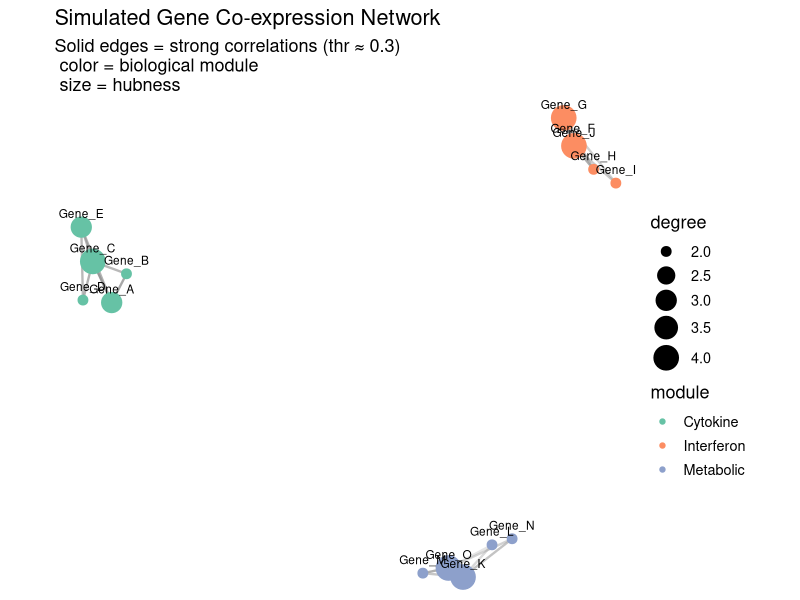
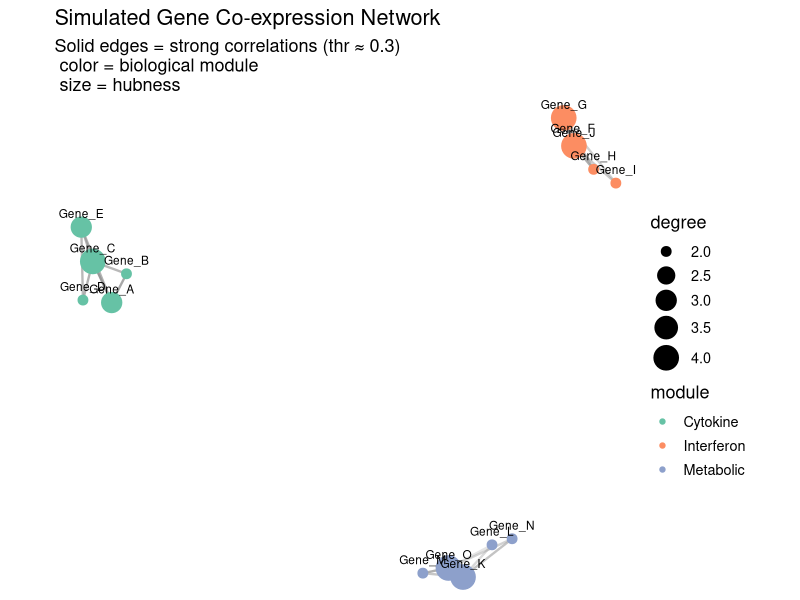
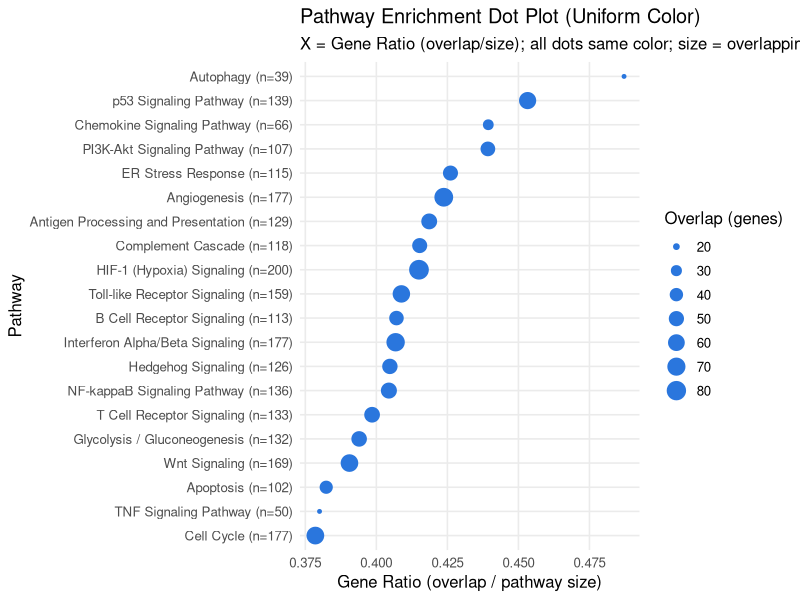
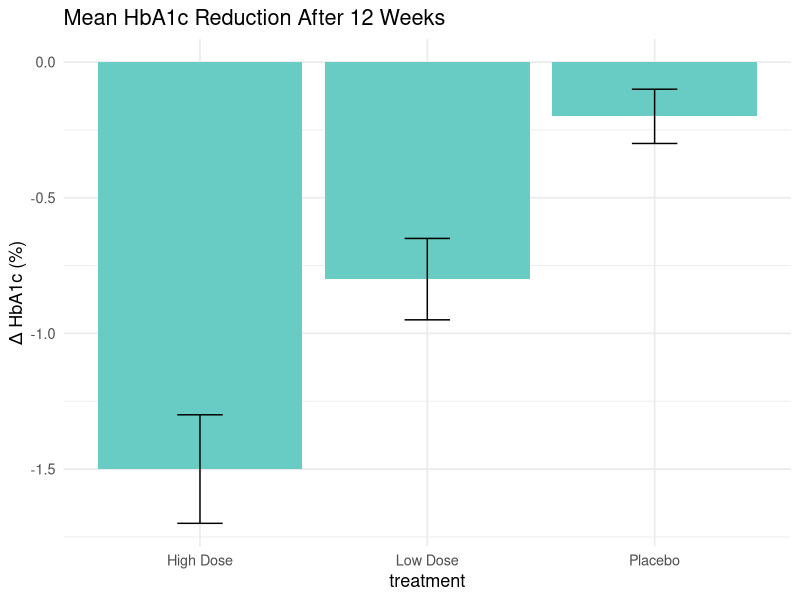
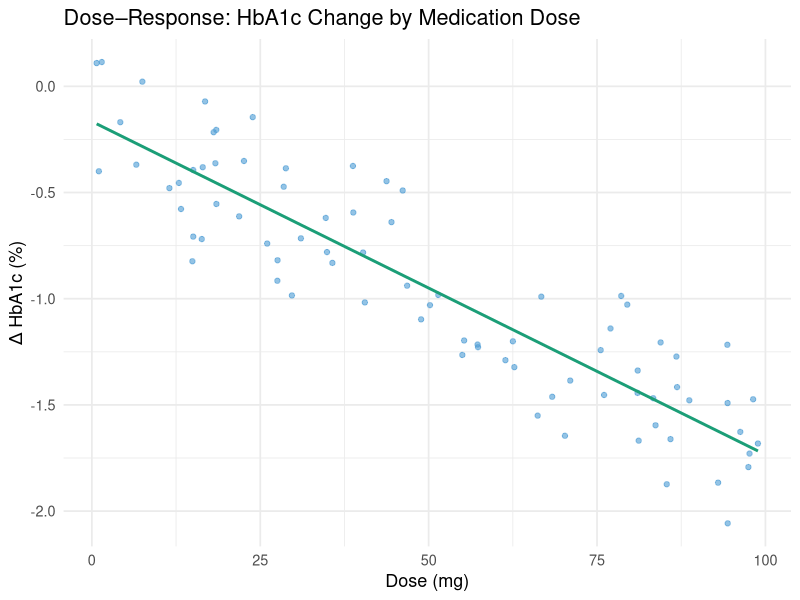
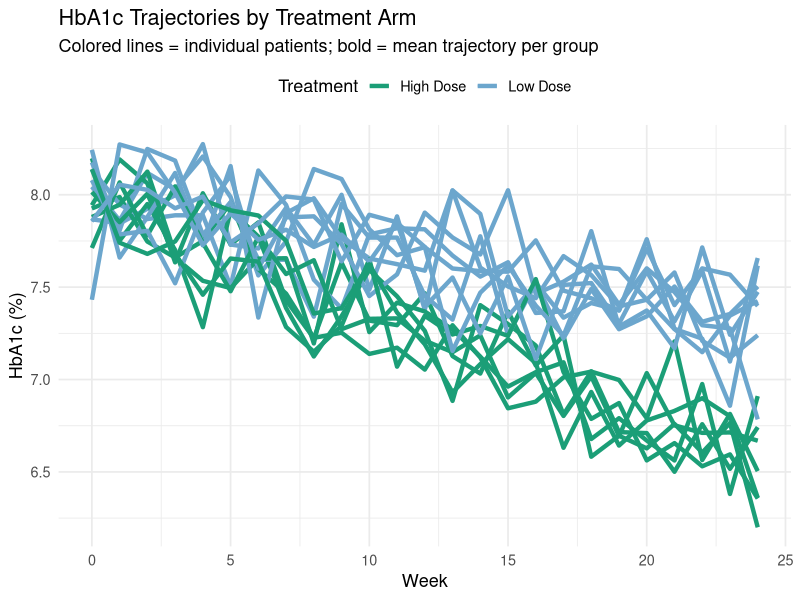
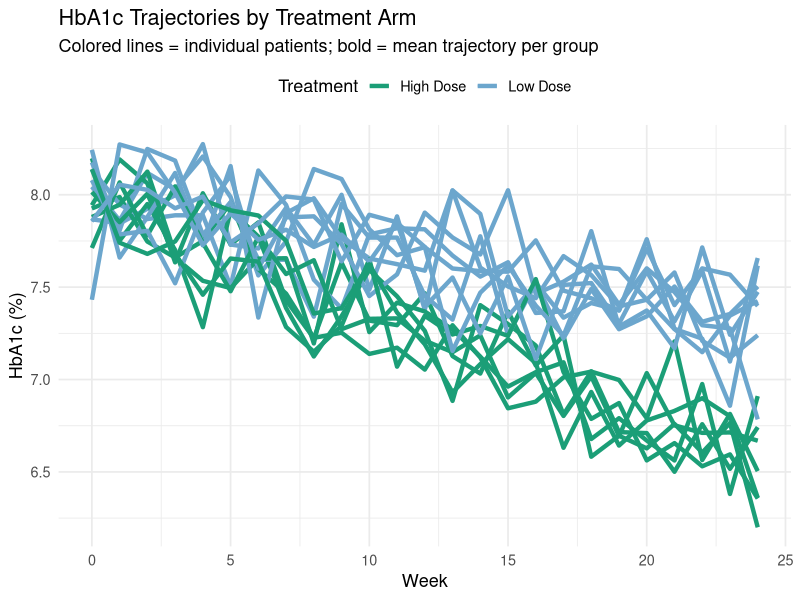

Write the R code that produced these figures, in order.
## ---- chunk 1
#| fig-width: 8
#| fig-height: 9

# install.packages(c("tidyverse", "igraph", "ggraph"))  # if needed

library(tidyverse)
set.seed(2025)

# ---------- Simulate Data ----------
n  <- 40
p  <- 15
genes <- paste0("Gene_", LETTERS[1:p])
mod1 <- 1:5; mod2 <- 6:10; mod3 <- 11:15

z1 <- rnorm(n); z2 <- rnorm(n); z3 <- rnorm(n)
expr <- matrix(rnorm(n * p, sd = 0.35), nrow = n, ncol = p)
colnames(expr) <- genes
expr[, mod1] <- expr[, mod1] + 1.2*z1
expr[, mod2] <- expr[, mod2] + 1.2*z2
expr[, mod3] <- expr[, mod3] + 1.2*z3

# ---------- correlations & adaptive threshold ----------
C <- cor(expr)
diag(C) <- 0
abs_r <- abs(C[upper.tri(C)])

# primary threshold from the 70th percentile (tweak if you like)
thr <- unname(quantile(abs_r, 0.70))

edges <- as.data.frame(as.table(C)) |>
  rename(from = Var1, to = Var2, r = Freq) |>
  filter(from < to, abs(r) >= thr)

# if still no edges, build k-nearest neighbor edges (k = 2)
if (nrow(edges) == 0) {
  k <- 2
  combs <- lapply(seq_len(p), function(i){
    rr <- abs(C[i, ])
    rr[i] <- -Inf
    nbrs <- names(sort(rr, decreasing = TRUE))[seq_len(k)]
    tibble(from = colnames(C)[i], to = nbrs, r = C[i, nbrs])
  }) |> list_rbind()

  edges <- combs |>
    rowwise() |>
    mutate(a = min(from, to), b = max(from, to)) |>
    ungroup() |>
    distinct(a, b, .keep_all = TRUE) |>
    transmute(from = a, to = b, r)
}

# ---------- layout via MDS ----------
D <- 1 - abs(C); D[D < 0] <- 0
coords <- cmdscale(as.dist(D), k = 2)

nodes <- tibble(
  gene = rownames(coords),
  x = coords[,1],
  y = coords[,2],
  module = case_when(
    gene %in% genes[mod1] ~ "Cytokine",
    gene %in% genes[mod2] ~ "Interferon",
    TRUE                  ~ "Metabolic"
  )
)

# ---------- node degree ----------
deg <- edges |>
  select(from, to) |>
  pivot_longer(everything(), values_to = "gene") |>
  count(gene, name = "degree")

nodes <- nodes |>
  left_join(deg, by = "gene") |>
  mutate(degree = replace_na(degree, 0))

# join edge coordinates
edges_plot <- edges |>
  left_join(nodes, by = c("from" = "gene")) |>
  rename(x_from = x, y_from = y) |>
  left_join(nodes, by = c("to" = "gene")) |>
  rename(x_to = x, y_to = y) |>
  mutate(alpha = scales::rescale(abs(r), to = c(0.25, 1)))

# ---------- plot ----------
ggplot() +
  # solid grey edges
  geom_segment(
    data = edges_plot,
    aes(x = x_from, y = y_from, xend = x_to, yend = y_to, alpha = alpha),
    color = "grey60", linewidth = 0.8
  ) +
  # nodes
  geom_point(
    data = nodes,
    aes(x = x, y = y, color = module, size = degree)
  ) +
  geom_text(
    data = nodes,
    aes(x = x, y = y, label = gene),
    vjust = -1, size = 3
  ) +
  scale_alpha(range = c(0.25, 1), guide = "none") +
  scale_size_continuous(range = c(3, 8)) +
  scale_color_brewer(palette = "Set2") +
  coord_equal() +
  theme_void(base_size = 13) +
  labs(
    title = "Simulated Gene Co-expression Network",
    subtitle = paste0("Solid edges = strong correlations (thr ≈ ", round(thr, 2),
                      ") \n color = biological module \n size = hubness")
  )




## ---- chunk 2
#| fig-width: 8
#| fig-height: 9

# install.packages(c("tidyverse", "igraph", "ggraph"))  # if needed

library(tidyverse)
set.seed(2025)

# ---------- Simulate Data ----------
n  <- 40
p  <- 15
genes <- paste0("Gene_", LETTERS[1:p])
mod1 <- 1:5; mod2 <- 6:10; mod3 <- 11:15

z1 <- rnorm(n); z2 <- rnorm(n); z3 <- rnorm(n)
expr <- matrix(rnorm(n * p, sd = 0.35), nrow = n, ncol = p)
colnames(expr) <- genes
expr[, mod1] <- expr[, mod1] + 1.2*z1
expr[, mod2] <- expr[, mod2] + 1.2*z2
expr[, mod3] <- expr[, mod3] + 1.2*z3

# ---------- correlations & adaptive threshold ----------
C <- cor(expr)
diag(C) <- 0
abs_r <- abs(C[upper.tri(C)])

# primary threshold from the 70th percentile (tweak if you like)
thr <- unname(quantile(abs_r, 0.70))

edges <- as.data.frame(as.table(C)) |>
  rename(from = Var1, to = Var2, r = Freq) |>
  filter(from < to, abs(r) >= thr)

# if still no edges, build k-nearest neighbor edges (k = 2)
if (nrow(edges) == 0) {
  k <- 2
  combs <- lapply(seq_len(p), function(i){
    rr <- abs(C[i, ])
    rr[i] <- -Inf
    nbrs <- names(sort(rr, decreasing = TRUE))[seq_len(k)]
    tibble(from = colnames(C)[i], to = nbrs, r = C[i, nbrs])
  }) |> list_rbind()

  edges <- combs |>
    rowwise() |>
    mutate(a = min(from, to), b = max(from, to)) |>
    ungroup() |>
    distinct(a, b, .keep_all = TRUE) |>
    transmute(from = a, to = b, r)
}

# ---------- layout via MDS ----------
D <- 1 - abs(C); D[D < 0] <- 0
coords <- cmdscale(as.dist(D), k = 2)

nodes <- tibble(
  gene = rownames(coords),
  x = coords[,1],
  y = coords[,2],
  module = case_when(
    gene %in% genes[mod1] ~ "Cytokine",
    gene %in% genes[mod2] ~ "Interferon",
    TRUE                  ~ "Metabolic"
  )
)

# ---------- node degree ----------
deg <- edges |>
  select(from, to) |>
  pivot_longer(everything(), values_to = "gene") |>
  count(gene, name = "degree")

nodes <- nodes |>
  left_join(deg, by = "gene") |>
  mutate(degree = replace_na(degree, 0))

# join edge coordinates
edges_plot <- edges |>
  left_join(nodes, by = c("from" = "gene")) |>
  rename(x_from = x, y_from = y) |>
  left_join(nodes, by = c("to" = "gene")) |>
  rename(x_to = x, y_to = y) |>
  mutate(alpha = scales::rescale(abs(r), to = c(0.25, 1)))

# ---------- plot ----------
ggplot() +
  # solid grey edges
  geom_segment(
    data = edges_plot,
    aes(x = x_from, y = y_from, xend = x_to, yend = y_to, alpha = alpha),
    color = "grey60", linewidth = 0.8
  ) +
  # nodes
  geom_point(
    data = nodes,
    aes(x = x, y = y, color = module, size = degree)
  ) +
  geom_text(
    data = nodes,
    aes(x = x, y = y, label = gene),
    vjust = -1, size = 3
  ) +
  scale_alpha(range = c(0.25, 1), guide = "none") +
  scale_size_continuous(range = c(3, 8)) +
  scale_color_brewer(palette = "Set2") +
  coord_equal() +
  theme_void(base_size = 13) +
  labs(
    title = "Simulated Gene Co-expression Network",
    subtitle = paste0("Solid edges = strong correlations (thr ≈ ", round(thr, 2),
                      ") \n color = biological module \n size = hubness")
  )




## ---- chunk 3
#| fig-width: 8
#| fig-height: 9

# ---------------------------
# Pathway Enrichment Dot Plot with Uniform Color (Simulated Data)
# ---------------------------
library(tidyverse)

set.seed(7)

# 1) Simulate differential expression results
n_genes <- 3000
genes   <- paste0("G", seq_len(n_genes))

# effect sizes + p-values: mixture of null + signal
logFC <- rnorm(n_genes, 0, 0.6)
is_sig <- rbinom(n_genes, 1, prob = plogis(abs(logFC) - 1.0))  
pval <- ifelse(is_sig == 1, runif(n_genes, 1e-6, 0.01), runif(n_genes, 0.05, 1))

de <- tibble(gene = genes, logFC = logFC, pval = pval) |>
  mutate(fdr = p.adjust(pval, method = "BH"))

# "Selected" genes (e.g., DE at FDR < 0.05)
sel <- de |> filter(fdr < 0.05) |> pull(gene)

# 2) Realistic pathway names (common KEGG/Reactome/GO labels)
pathways <- c(
  "Interferon Alpha/Beta Signaling",
  "Interferon Gamma Signaling",
  "Cytokine Signaling in Immune System",
  "TNF Signaling Pathway",
  "NF-kappaB Signaling Pathway",
  "T Cell Receptor Signaling",
  "B Cell Receptor Signaling",
  "Antigen Processing and Presentation",
  "JAK-STAT Signaling Pathway",
  "Chemokine Signaling Pathway",
  "Complement Cascade",
  "Toll-like Receptor Signaling",
  "MAPK Signaling Pathway",
  "PI3K-Akt Signaling Pathway",
  "p53 Signaling Pathway",
  "Apoptosis",
  "Cell Cycle",
  "DNA Repair",
  "Oxidative Phosphorylation",
  "Glycolysis / Gluconeogenesis",
  "Fatty Acid Beta-Oxidation",
  "mTOR Signaling Pathway",
  "HIF-1 (Hypoxia) Signaling",
  "Unfolded Protein Response",
  "Autophagy",
  "ER Stress Response",
  "Notch Signaling",
  "Wnt Signaling",
  "Hedgehog Signaling",
  "Angiogenesis"
)

# Assign realistic pathway sizes (30–200 genes) and build gene sets
set_sizes <- sample(30:200, length(pathways), replace = TRUE)
gene_sets <- lapply(set_sizes, function(k) sample(genes, k))

# 3) ID over-representation test (Fisher's exact) per pathway
universe <- length(genes)
k_sel    <- length(sel)

enrich <- map2_dfr(pathways, gene_sets, function(path, set_genes) {
  k_in_set     <- length(intersect(set_genes, sel))
  set_size     <- length(set_genes)
  k_not_in_set <- k_sel - k_in_set
  not_set_size <- universe - set_size

  mat <- matrix(c(k_in_set, k_not_in_set,
                  set_size - k_in_set, not_set_size - k_not_in_set), nrow = 2)
  p <- fisher.test(mat, alternative = "greater")$p.value

  tibble(
    pathway = paste0(path, " (n=", set_size, ")"),
    set_size = set_size,
    overlap = k_in_set,
    p = p,
    gene_ratio = k_in_set / set_size
  )
})

enrich <- enrich |>
  mutate(fdr = p.adjust(p, method = "BH")) |>
  arrange(fdr, desc(gene_ratio)) |>
  slice_head(n = 20)

# 4) Plot
ggplot(enrich, aes(x = gene_ratio, y = reorder(pathway, gene_ratio))) +
  geom_point(aes(size = overlap), color = "#2A76DD") +   # same blue for all dots
  scale_size_continuous(name = "Overlap (genes)", breaks = pretty(enrich$overlap)) +
  labs(
    title = "Pathway Enrichment Dot Plot (Uniform Color)",
    subtitle = "X = Gene Ratio (overlap/size); all dots same color; size = overlapping genes",
    x = "Gene Ratio (overlap / pathway size)", y = "Pathway"
  ) +
  theme_minimal(base_size = 12) +
  theme(panel.grid.minor = element_blank())



## ---- chunk 4
#| fig-width: 8
#| fig-height: 9

library(tidyverse); set.seed(1)

df <- tibble(
  treatment = c("Placebo", "Low Dose", "High Dose"),
  mean_hba1c = c(-0.2, -0.8, -1.5),
  se = c(0.1, 0.15, 0.2)
)

ggplot(df, aes(x = treatment, y = mean_hba1c)) +
  geom_col(fill = "#68ccc4") +
  geom_errorbar(aes(ymin = mean_hba1c - se, ymax = mean_hba1c + se), width = 0.2) +
  labs(title = "Mean HbA1c Reduction After 12 Weeks", y = "Δ HbA1c (%)") +
  theme_minimal(base_size = 13)




## ---- chunk 5
#| fig-width: 8
#| fig-height: 9

set.seed(2)
df <- tibble(
  dose_mg = runif(80, 0, 100),
  delta_hba1c = -0.2 - 0.015*dose_mg + rnorm(80, 0, 0.2)
)

ggplot(df, aes(dose_mg, delta_hba1c)) +
  geom_point(alpha = 0.6, color = "#4B9CD3") +
  geom_smooth(method = "lm", se = FALSE, color = "#1B9E77") +
  labs(title = "Dose–Response: HbA1c Change by Medication Dose",
       x = "Dose (mg)", y = "Δ HbA1c (%)") +
  theme_minimal(base_size = 13)


## ---- chunk 6
#| fig-width: 8
#| fig-height: 9

library(tidyverse)
set.seed(4)

weeks <- 0:24
patients <- tibble(
  patient = paste0("P", 1:15),
  treatment = rep(c("Low Dose", "High Dose"), length.out = 15)
)

dat <- patients |>
  crossing(week = weeks) |>
  mutate(
    hba1c = 8 - if_else(treatment == "High Dose", 0.06, 0.03) * week + rnorm(n(), 0, 0.2)
  )

ggplot(dat, aes(week, hba1c, group = patient, color = treatment)) +
  geom_line(alpha = 0.5, linewidth = 0.9) +   # individual patients per treatment color
  stat_summary(
    fun = mean,
    geom = "line",
    linewidth = 1.5
  ) +                                          # mean line per group in matching color
  scale_color_manual(
    values = c("Low Dose" = "#6CA6CD", "High Dose" = "#1B9E77")
  ) +
  labs(
    title = "HbA1c Trajectories by Treatment Arm",
    subtitle = "Colored lines = individual patients; bold = mean trajectory per group",
    x = "Week",
    y = "HbA1c (%)",
    color = "Treatment"
  ) +
  theme_minimal(base_size = 13) +
  theme(legend.position = "top")


## ---- chunk 7
#| fig-width: 8
#| fig-height: 9

library(tidyverse)
set.seed(4)

weeks <- 0:24
patients <- tibble(
  patient = paste0("P", 1:15),
  treatment = rep(c("Low Dose", "High Dose"), length.out = 15)
)

dat <- patients |>
  crossing(week = weeks) |>
  mutate(
    hba1c = 8 - if_else(treatment == "High Dose", 0.06, 0.03) * week + rnorm(n(), 0, 0.2)
  )

ggplot(dat, aes(week, hba1c, group = patient, color = treatment)) +
  geom_line(alpha = 0.5, linewidth = 0.9) +   # individual patients per treatment color
  stat_summary(
    fun = mean,
    geom = "line",
    linewidth = 1.5
  ) +                                          # mean line per group in matching color
  scale_color_manual(
    values = c("Low Dose" = "#6CA6CD", "High Dose" = "#1B9E77")
  ) +
  labs(
    title = "HbA1c Trajectories by Treatment Arm",
    subtitle = "Colored lines = individual patients; bold = mean trajectory per group",
    x = "Week",
    y = "HbA1c (%)",
    color = "Treatment"
  ) +
  theme_minimal(base_size = 13) +
  theme(legend.position = "top")


